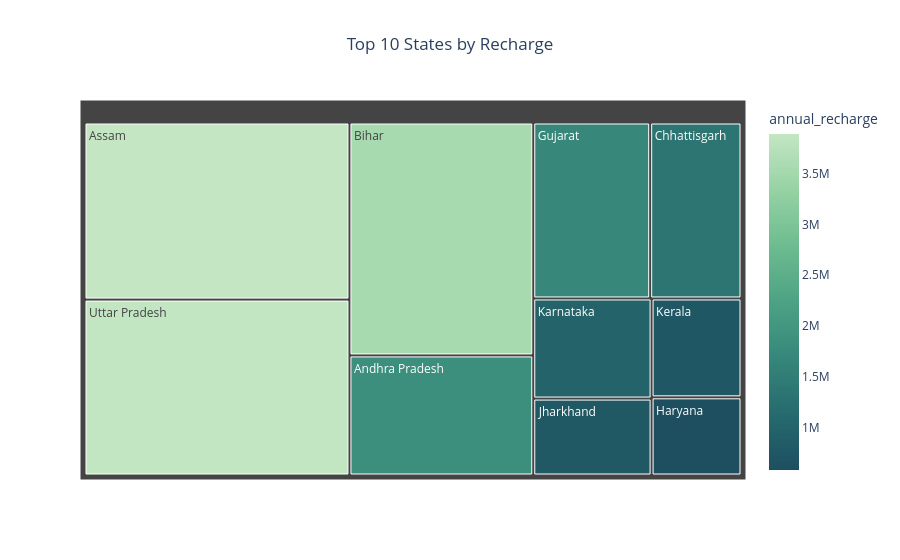

The notebook cell saved with this chart:
### Markdown cell above
### 6 Top 10 States by Recharge

- Shows states with highest groundwater recharge.

### Code cell
top_rec = df.groupby('state')['annual_recharge'].sum().reset_index()
top_rec = top_rec.sort_values('annual_recharge', ascending=False).head(10)

fig2 = px.treemap(
    top_rec,
    path=['state'],
    values='annual_recharge',
    color='annual_recharge',
    color_continuous_scale=px.colors.sequential.Blugrn_r,
    title='Top 10 States by Recharge'
)

fig2.update_layout(title_x=0.5)
fig2.show()

### Figure 1 — Plotly figure (JSON) as saved in the notebook; plotly's stock layout.template omitted (floating-point values rounded to 4 significant figures)
{"data": [{"branchvalues": "total", "customdata": [[3890000.0], [3864000.0], [3549000.0], [1830000.0], [1706000.0], [1332000.0], [982000.0], [754700.0], [736800.0], [582800.0]], "domain": {"x": [0, 1], "y": [0, 1]}, "hovertemplate": "labels=%{label}<br>annual_recharge_sum=%{value}<br>parent=%{parent}<br>id=%{id}<br>annual_recharge=%{color}<extra></extra>", "ids": ["Assam", "Uttar Pradesh", "Bihar", "Andhra Pradesh", "Gujarat", "Chhattisgarh", "Karnataka", "Jharkhand", "Kerala", "Haryana"], "labels": ["Assam", "Uttar Pradesh", "Bihar", "Andhra Pradesh", "Gujarat", "Chhattisgarh", "Karnataka", "Jharkhand", "Kerala", "Haryana"], "marker": {"coloraxis": "coloraxis", "colors": [3890000.0, 3864000.0, 3549000.0, 1830000.0, 1706000.0, 1332000.0, 982000.0, 754700.0, 736800.0, 582800.0]}, "name": "", "parents": ["", "", "", "", "", "", "", "", "", ""], "type": "treemap", "values": [3890000.0, 3864000.0, 3549000.0, 1830000.0, 1706000.0, 1332000.0, 982000.0, 754700.0, 736800.0, 582800.0]}], "layout": {"coloraxis": {"colorbar": {"title": {"text": "annual_recharge"}}, "colorscale": [[0, "rgb(29, 79, 96)"], [0.1667, "rgb(38, 107, 110)"], [0.3333, "rgb(54, 135, 122)"], [0.5, "rgb(77, 162, 132)"], [0.6667, "rgb(109, 188, 144)"], [0.8333, "rgb(150, 210, 164)"], [1, "rgb(196, 230, 195)"]]}, "legend": {"tracegroupgap": 0}, "title": {"text": "Top 10 States by Recharge", "x": 0.5}}}
